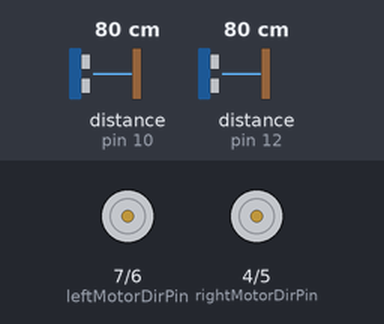
A sketch run on a simulated Arduino Uno, built with avr-gcc and run on an emulated ATmega328P. On the bench: direction and speed pins drawn as motors (green arrow = direction pin HIGH = forward, orange = LOW = backward, longer = more drive). Wiring (inferred from the names in the program): 2 × ultrasonic range finder: trigger pin 11, echo pin 12 / trigger pin 13, echo pin 10. Inputs (shaded band) come from the test bench; at power-on: distance to the obstacle (sensors on pin 12, pin 10) 80 cm. The echo pulse lasts 58.3 µs per cm; what the sketch prints to the serial monitor is not drawn.

Above: at 1.2 s.
1.3 s: distance to the obstacle (sensor on pin 12) set to 4 cm
At 2.4 s:
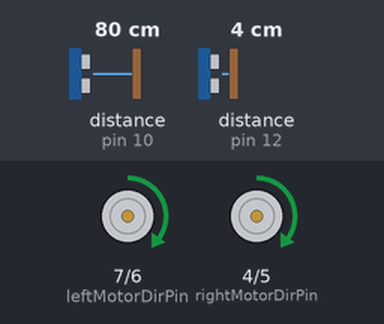
2.8 s: distance to the obstacle (sensor on pin 10) set to 4 cm
At 4.0 s:
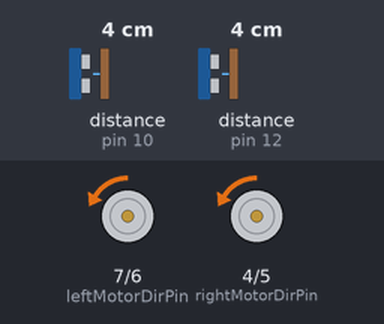
4.3 s: distance to the obstacle (sensor on pin 10) set to 2 cm
At 5.5 s:
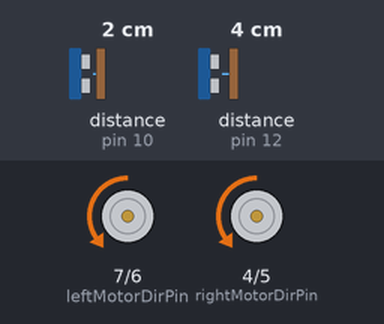
5.8 s: distance to the obstacle (sensor on pin 12) set to 2 cm
At 6.3 s:
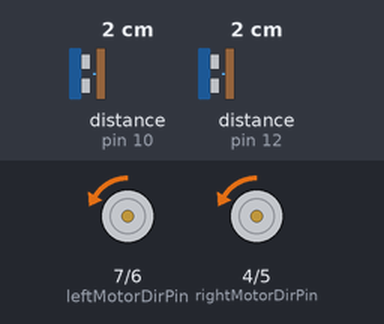
8.8 s: distance to the obstacle (sensor on pin 10) set to 35 cm
At 9.8 s:
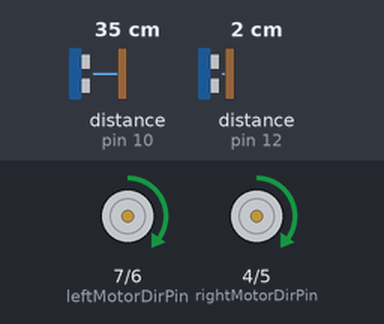
11.8 s: distance to the obstacle (sensor on pin 12) set to 35 cm
At 12.6 s:
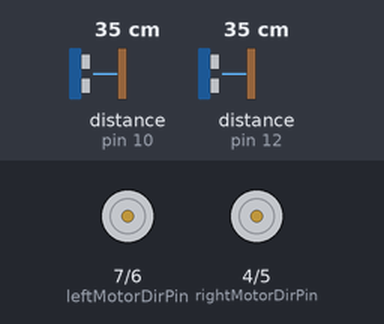
Timing chart, 0 to 14.3 s (numbered marks = the images above; inputs shaded):
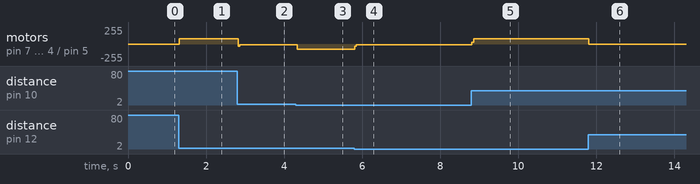

Measured:
- after the input at 1.3 s, motor on pin 7 (leftMotorDirPin) / pin 6 (leftMotorPWMPin), motor on pin 4 (rightMotorDirPin) / pin 5 (rightMotorPWMPin): stopped → forward 80/255 at once
- after the input at 2.8 s, motor on pin 7 (leftMotorDirPin) / pin 6 (leftMotorPWMPin), motor on pin 4 (rightMotorDirPin) / pin 5 (rightMotorPWMPin): forward 80/255 → backward 9/255 at once
- after the input at 4.3 s, motor on pin 7 (leftMotorDirPin) / pin 6 (leftMotorPWMPin), motor on pin 4 (rightMotorDirPin) / pin 5 (rightMotorPWMPin): backward 9/255 → backward 80/255 at once
- after the input at 5.8 s, motor on pin 7 (leftMotorDirPin) / pin 6 (leftMotorPWMPin), motor on pin 4 (rightMotorDirPin) / pin 5 (rightMotorPWMPin): backward 80/255 → backward 9/255 at once
- after the input at 8.8 s, motor on pin 7 (leftMotorDirPin) / pin 6 (leftMotorPWMPin), motor on pin 4 (rightMotorDirPin) / pin 5 (rightMotorPWMPin): backward 9/255 → forward 80/255 at once
- after the input at 11.8 s, motor on pin 7 (leftMotorDirPin) / pin 6 (leftMotorPWMPin), motor on pin 4 (rightMotorDirPin) / pin 5 (rightMotorPWMPin): forward 80/255 → stopped at once

The sketch:

ultrasonic_balance.ino
```cpp
#define leftMotorPWMPin   6
#define leftMotorDirPin   7
#define rightMotorPWMPin  5
#define rightMotorDirPin  4

const int trigR = 13;
const int echoR = 10;
const int trigL = 11;
const int echoL = 12;

// float KpTerm = 0;
// float KiTerm = 0;
// float KdTerm = 0;

// volatile float error=0;
// volatile float prevError=0;
// volatile float errorSum=0;

// const float targetAngle = 0;

// const float Kp  = 13;
// const float Kd = 0.5;
// const float Ki =  0;

double distanceR;
double distanceL;

void setMotors(int leftMotorSpeed, int rightMotorSpeed) {
  if(leftMotorSpeed >= 0) {
    analogWrite(leftMotorPWMPin, leftMotorSpeed);
    digitalWrite(leftMotorDirPin, LOW);
  }
  else {
    analogWrite(leftMotorPWMPin, leftMotorSpeed*(-1));
    digitalWrite(leftMotorDirPin, HIGH);
  }
  if(rightMotorSpeed >= 0) {
    analogWrite(rightMotorPWMPin, rightMotorSpeed);
    digitalWrite(rightMotorDirPin, LOW);
  }
  else {
    analogWrite(rightMotorPWMPin, rightMotorSpeed*(-1));
    digitalWrite(rightMotorDirPin, HIGH);
  }
}

void setup() {
  pinMode(leftMotorPWMPin, OUTPUT);
  pinMode(leftMotorDirPin, OUTPUT);
  pinMode(rightMotorPWMPin, OUTPUT);
  pinMode(rightMotorDirPin, OUTPUT);

  pinMode(trigR, OUTPUT); // Sets the trigPin as an Output
  pinMode(echoR, INPUT); // Sets the echoPin as an Input

  pinMode(trigL, OUTPUT);
  pinMode(echoL, INPUT);

  Serial.begin(115200);
}

void loop () {
  digitalWrite(trigR, LOW);
  digitalWrite(trigL, LOW);
  delayMicroseconds(2);

  digitalWrite(trigL, HIGH);
  delayMicroseconds(10);
  digitalWrite(trigL, LOW);
  distanceL = pulseIn(echoL, HIGH)*0.034/2;

  digitalWrite(trigR, HIGH);
  delayMicroseconds(10);
  digitalWrite(trigR, LOW);
  distanceR = pulseIn(echoR, HIGH)*0.034/2;

  Serial.print(distanceR);
  Serial.print(" ");
  Serial.println(distanceL);


  if (abs(distanceR-distanceL)>0.8) {
    if (distanceR > distanceL) {
      setMotors(-80, -80);
    } else {
      setMotors(80,80);
    }
  }
  else if (abs(distanceR-distanceL)>0.2) {
    if (distanceR > distanceL) {
      setMotors(-30, -30);
    } else {
      setMotors(30,30);
    }
  }

  else {
    setMotors(0,0);
  }
}
```
